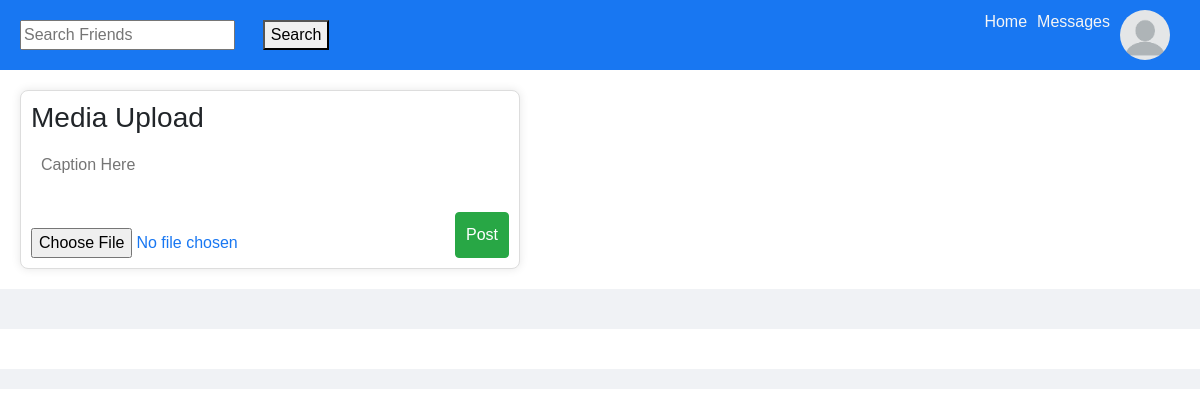
The app's page / (signed in), older data.
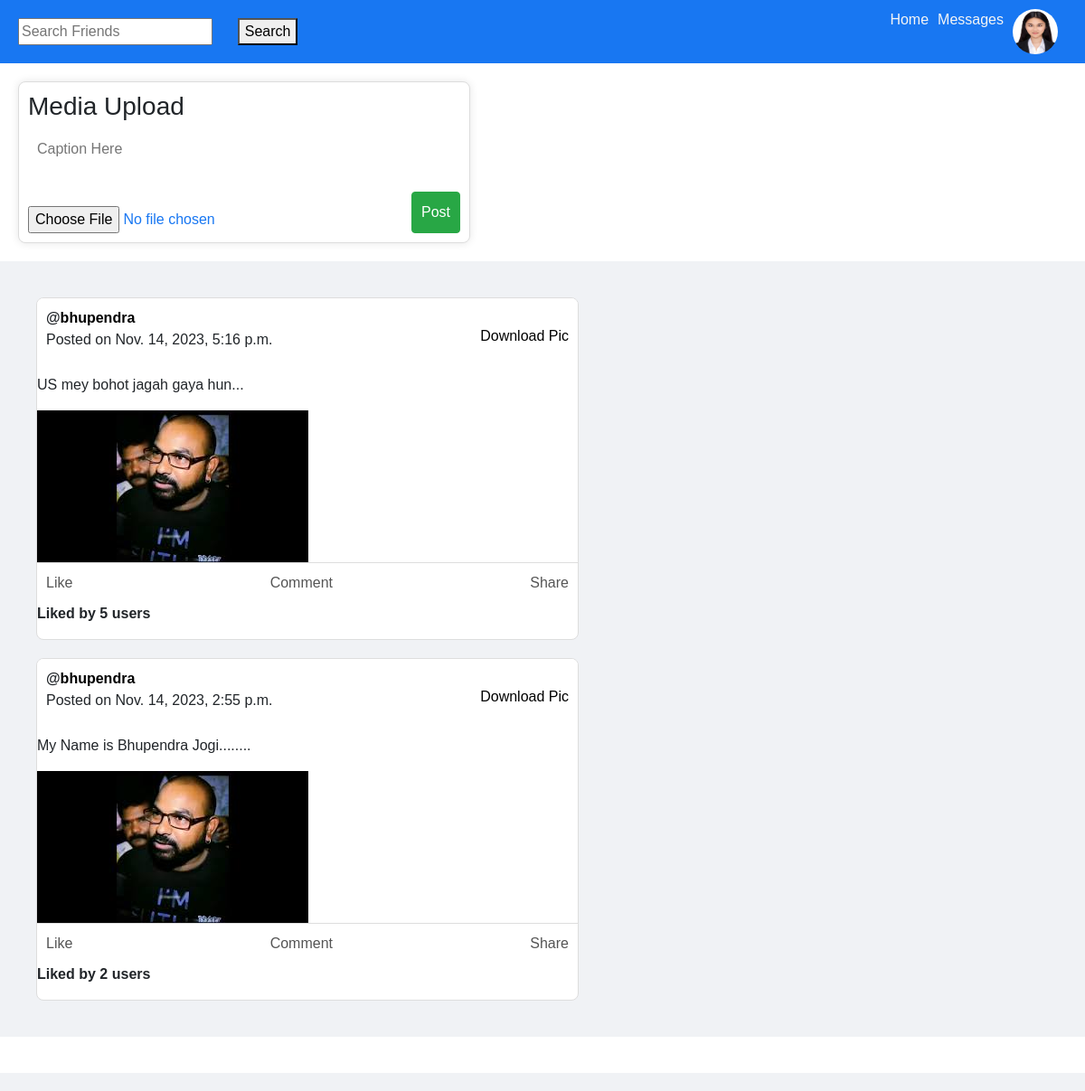
The same page, newer data.
### core/models.py (models this page shows, shortened)
class Profile(models.Model):
    user = models.ForeignKey(User , on_delete=models.CASCADE)
    id_user = models.IntegerField()
    bio = models.TextField(blank=True)
    profileimg = models.ImageField(upload_to='profile_images' , default='static/core/blank.png')
    location = models.CharField(max_length=100 , blank=True)

class Post(models.Model):
    id = models.UUIDField(primary_key=True , default=uuid.uuid4)
    user=models.CharField(max_length=100)
    image = models.ImageField(upload_to='post_images')
    caption = models.TextField()
    created_at = models.DateTimeField(default=datetime.now)
    no_of_likes= models.IntegerField(default=0)

### core/views.py (the view)
# urls.py: path('', views.index , name='home'),
@login_required(login_url='signin')
def index(request):
    user_object = get_object_or_404(User, username=request.user.username)
    user_profile = get_object_or_404(Profile, user=user_object)
    posts = Post.objects.all()
    user_following_list = []
    feed = []
    user_following = FollowersCount.objects.filter(follower = request.user.username)
    for users in user_following:
        user_following_list.append(users.user)
    for usernames in user_following_list:
        feed_lists = Post.objects.filter(user=usernames)
        feed.append(feed_lists)
    feed_list =list(chain(*feed))
    return render(request, 'core/index.html', {'user_profile': user_profile , 'posts':feed_list})

### core/templates/core/index.html (shortened to what this page needs)
{% load static %}
<!doctype html>
<html lang="en">
  <head>
    <link rel="stylesheet" href="https://cdn.jsdelivr.net/npm/bootstrap@4.3.1/dist/css/bootstrap.min.css">
    <link rel="stylesheet" href="{% static 'core/css/styleforhomepage.css' %}">
  </head>
  <body>
    <header>
      <form action="/search" method="POST">
            <input type="text" name="username" placeholder="Search Friends">&nbsp; &nbsp;
            <button type="submit" style="margin-left: 10px;">Search</button>
      </form>
        <div class="menu-icons">
            <div class="icon">
              <a href="" style="text-decoration: none;">Home</a>
            </div>
            <div class="icon">
              <a href="">Messages</a>
            </div>
            <div class="icon">
              <div class="dropdown">
                <img src="{{user_profile.profileimg.url}}" style="height: 50px; width: 50px; border-radius: 50%;" alt="">
              </div>
            </div>
        </div>
    </header>
    <main>
      <form action="upload" method="POST" enctype="multipart/form-data">
        <div id="whats-on-your-mind">
            <h3>Media Upload</h3>
            <textarea placeholder="Caption Here" name="caption"></textarea>
                <input class="add-photo" type="file" name="image_upload">
              <button id= "post_button" class="btn btn-success" type="submit">Post</button>
        </div>
      </form>
        <section class="feed">
            {% for post in posts reversed%}
            <div class="post-container">
              <div class="post-header">
                  <div class="user-info">
                      <strong>@<a href="/profile/{{post.user}}" style="color: black;">{{post.user}}</a></strong>
                      <p>Posted on {{post.created_at}}</p>
                  </div>
                  <div class="user-download">
                       <a href="{{post.image.url}}"style="float: left; text-decoration: none; color: black" download>Download Pic</a>
                  </div>
              </div>
              <p>{{post.caption}}</p>
              <a href="{{post.image.url}}">
              <img class="post-image" src="{{post.image.url}}" alt="Post Image"></a>
              <div class="post-actions">
                <a href="/like-post?post_id={{post.id}}">
                  <div class="like-action action-button" >Like</div>
                </a>
                  <div class="comment-action action-button">Comment</div>
                  <div class="share-action action-button">Share</div>
              </div>
              <p><strong>Liked by {{post.no_of_likes}} users</strong></p>
          </div>
          {% endfor %}
        </section>
        <section class="sidebar">
        </section>
    </main>
    <footer>
    </footer>
</body>
</html>

### core/static/core/css/styleforhomepage.css (style rules this page uses)
body { font-family: Arial, sans-serif; margin: 0; padding: 0; }
header { background-color: #1877F2; color: #fff; display: flex; justify-content: space-between; align-items: center; padding: 10px 20px; }
.menu-icons { display: flex; }
.icon { margin-right: 10px; cursor: pointer; text-decoration: none; }
.feed { flex: 2; background-color: #f0f2f5; padding: 20px; }
.sidebar { flex: 1; background-color: #fff; padding: 20px; }
footer { background-color: #f0f2f5; text-align: center; padding: 10px 0; }

### core/templates/core/index.html (style rules this page uses)
.menu-icons a { text-decoration: none; color: whitesmoke; }
#whats-on-your-mind { position: relative; width: 500px; margin: 20px; background-color: #fff; border: 1px solid #ddd; border-radius: 8px; padding: 10px; box-shadow: 0 0 10px rgba(0, 0, 0, 0.1); }
#whats-on-your-mind textarea { width: 100%; border: none; outline: none; resize: none; font-size: 16px; padding: 10px; margin-bottom: 10px; }
#whats-on-your-mind .add-photo { color: #1877f2; cursor: pointer; }
#post_button { position: absolute; bottom: 0; right: 0; margin: 10px; padding: 10px; }
body { font-family: Arial, sans-serif; }
.post-container { max-width: 600px; margin: 20px; border: 1px solid #ddd; background-color: #fff; border-radius: 8px; overflow: hidden; }
.post-header { padding: 10px; display: flex; align-items: center; background-color: #fff; }
.user-info { flex-grow: 1; }
.post-image { max-width: 100%; height: auto; }
.post-actions { padding: 10px; border-top: 1px solid #ddd; display: flex; justify-content: space-between; }
.action-button { color: #555; cursor: pointer; }

Row changes from the older to the newer data that the page shows:
changed Profile: profileimg: a different picture
added Post: user "bhupendra", created_at "Nov. 14, 2023, 5:16 p.m.", caption "US mey bohot jagah gaya hun...", image (picture), no_of_likes "5"
added Post: user "bhupendra", created_at "Nov. 14, 2023, 2:55 p.m.", caption "My Name is Bhupendra Jogi........", image (picture), no_of_likes "2"
